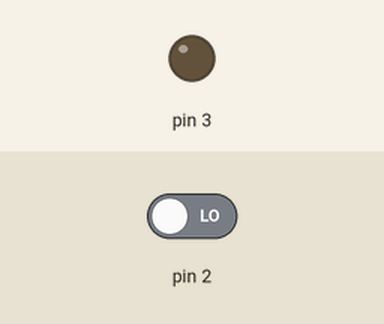
This sketch was run on a simulated Arduino Uno, built with avr-gcc and run on an emulated ATmega328P. On the bench: output pins drawn as LEDs (lit = HIGH). The test bench sets the inputs (shaded band); at power-on: pin 2 LOW.

Above: at 1.2 s.
1.3 s: pin 2 driven HIGH
At 1.8 s:
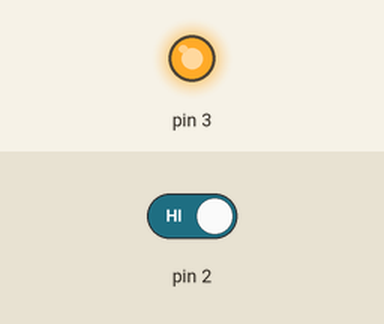
2.8 s: pin 2 driven LOW
At 4.1 s:
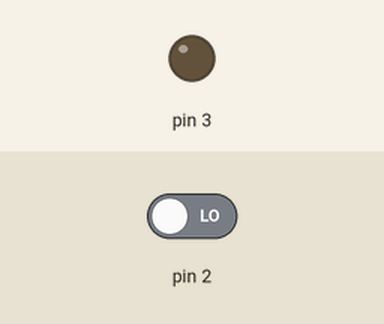
Timing chart, 0 to 5.8 s (numbered marks = the images above; inputs shaded):
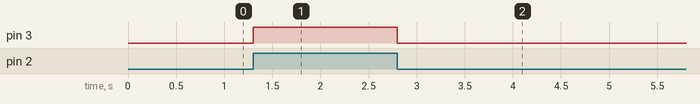

The sketch:

CorsoR4_05_var.ino
```cpp
void setup() {
  pinMode(3, OUTPUT);
  pinMode(2, INPUT);
}

void loop() {
  //dichiaro
  int button;
  //assegno
  button = digitalRead(2);
  //uso
  digitalWrite(3, button);

  //esempio var:
  int temp = 12;
}
```

Measured:
- after the input at 1.3 s, pin 3: LOW → HIGH at once
- after the input at 2.8 s, pin 3: HIGH → LOW at once
